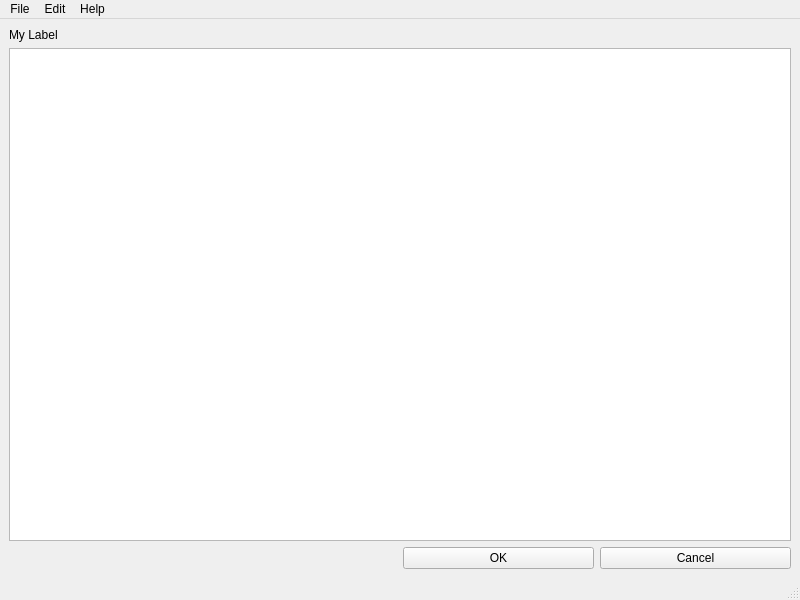
<?xml version="1.0" encoding="UTF-8"?>
<ui version="4.0">
 <class>MainWindow</class>
 <widget class="QMainWindow" name="MainWindow">
  <property name="geometry">
   <rect>
    <x>0</x>
    <y>0</y>
    <width>800</width>
    <height>600</height>
   </rect>
  </property>
  <property name="windowTitle">
   <string>{{cookiecutter.application_title}}</string>
  </property>
  <property name="windowIcon">
   <iconset>
    <normaloff>:/res/designer/icons/01_Warning_48x48.png</normaloff>:/res/designer/icons/01_Warning_48x48.png</iconset>
  </property>
  <widget class="QWidget" name="centralwidget">
   <layout class="QGridLayout" name="gridLayout">
    <item row="0" column="0">
     <widget class="QLabel" name="myLabel">
      <property name="text">
       <string>My Label</string>
      </property>
     </widget>
    </item>
    <item row="2" column="3">
     <widget class="QPushButton" name="cancelButton">
      <property name="text">
       <string>Cancel</string>
      </property>
     </widget>
    </item>
    <item row="2" column="2">
     <widget class="QPushButton" name="okButton">
      <property name="sizePolicy">
       <sizepolicy hsizetype="Minimum" vsizetype="Fixed">
        <horstretch>0</horstretch>
        <verstretch>0</verstretch>
       </sizepolicy>
      </property>
      <property name="text">
       <string>OK</string>
      </property>
     </widget>
    </item>
    <item row="1" column="0" colspan="4">
     <widget class="QTextBrowser" name="textBrowser"/>
    </item>
    <item row="2" column="0" colspan="2">
     <spacer name="horizontalSpacer">
      <property name="orientation">
       <enum>Qt::Horizontal</enum>
      </property>
      <property name="sizeHint" stdset="0">
       <size>
        <width>40</width>
        <height>20</height>
       </size>
      </property>
     </spacer>
    </item>
   </layout>
  </widget>
  <widget class="QMenuBar" name="menubar">
   <property name="geometry">
    <rect>
     <x>0</x>
     <y>0</y>
     <width>800</width>
     <height>23</height>
    </rect>
   </property>
   <widget class="QMenu" name="menuFile">
    <property name="title">
     <string>File</string>
    </property>
    <addaction name="actionSave"/>
    <addaction name="separator"/>
    <addaction name="actionQuit"/>
   </widget>
   <widget class="QMenu" name="menuEdit">
    <property name="title">
     <string>Edit</string>
    </property>
    <addaction name="actionCopy"/>
   </widget>
   <widget class="QMenu" name="menuHelp">
    <property name="title">
     <string>Help</string>
    </property>
    <addaction name="actionAbout"/>
   </widget>
   <addaction name="menuFile"/>
   <addaction name="menuEdit"/>
   <addaction name="menuHelp"/>
  </widget>
  <widget class="QStatusBar" name="statusbar"/>
  <action name="actionSave">
   <property name="icon">
    <iconset resource="resources.qrc">
     <normaloff>:/res/icons/04_Save_48x48.png</normaloff>:/res/icons/04_Save_48x48.png</iconset>
   </property>
   <property name="text">
    <string>Save</string>
   </property>
  </action>
  <action name="actionQuit">
   <property name="icon">
    <iconset resource="resources.qrc">
     <normaloff>:/res/icons/14_Delete_48x48.png</normaloff>:/res/icons/14_Delete_48x48.png</iconset>
   </property>
   <property name="text">
    <string>Quit</string>
   </property>
  </action>
  <action name="actionCopy">
   <property name="icon">
    <iconset resource="resources.qrc">
     <normaloff>:/res/icons/16_Copy_48x48.png</normaloff>:/res/icons/16_Copy_48x48.png</iconset>
   </property>
   <property name="text">
    <string>Copy</string>
   </property>
  </action>
  <action name="actionAbout">
   <property name="icon">
    <iconset resource="resources.qrc">
     <normaloff>:/res/icons/15_Tick_48x48.png</normaloff>:/res/icons/15_Tick_48x48.png</iconset>
   </property>
   <property name="text">
    <string>About</string>
   </property>
  </action>
 </widget>
 <tabstops>
  <tabstop>textBrowser</tabstop>
  <tabstop>okButton</tabstop>
  <tabstop>cancelButton</tabstop>
 </tabstops>
 <resources>
  <include location="resources.qrc"/>
 </resources>
 <connections/>
</ui>
